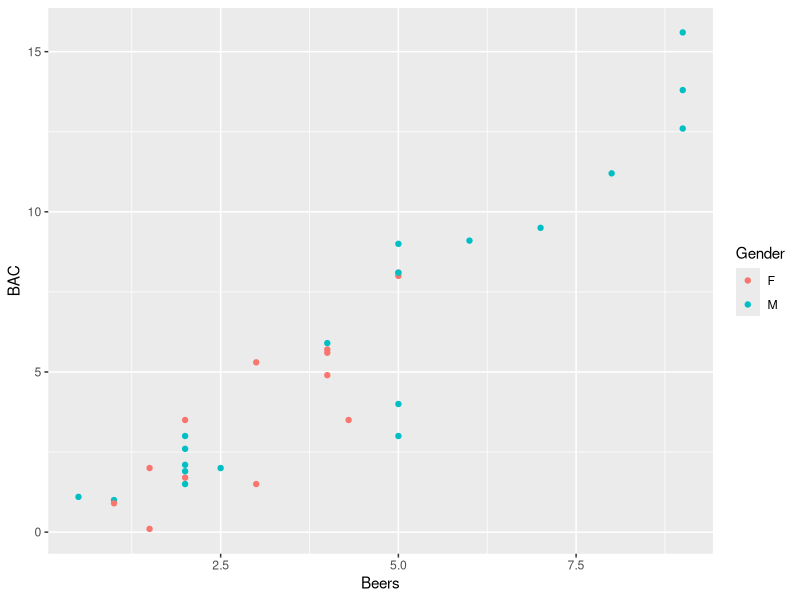

Recreate this plot in R.
## ---- chunk 1
knitr::opts_chunk$set(echo = TRUE,eval = TRUE, comment = NA,warning=F,message=F)

## ---- chunk 2
# packages
library(dplyr)
library(ggplot2)

## ---- chunk 3
BAdata<-read.csv("./BAdata.csv")
## ---- chunk 4
ggplot(BAdata,aes(x=Beers,y=BAC,colour=Gender))+geom_point()

## ---- chunk 5
fit<-lm(BAC~Beers+Gender,data=BAdata)
summary(fit)
